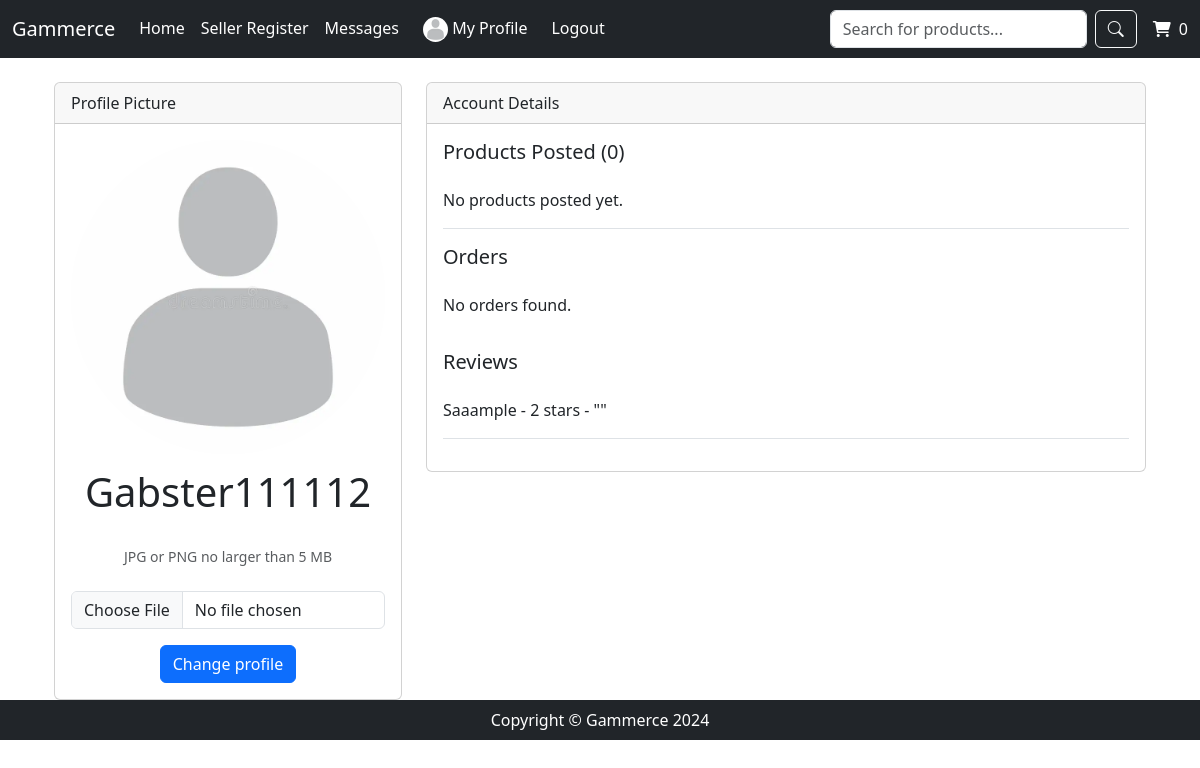
The app's page /profile/ (signed in), older data.
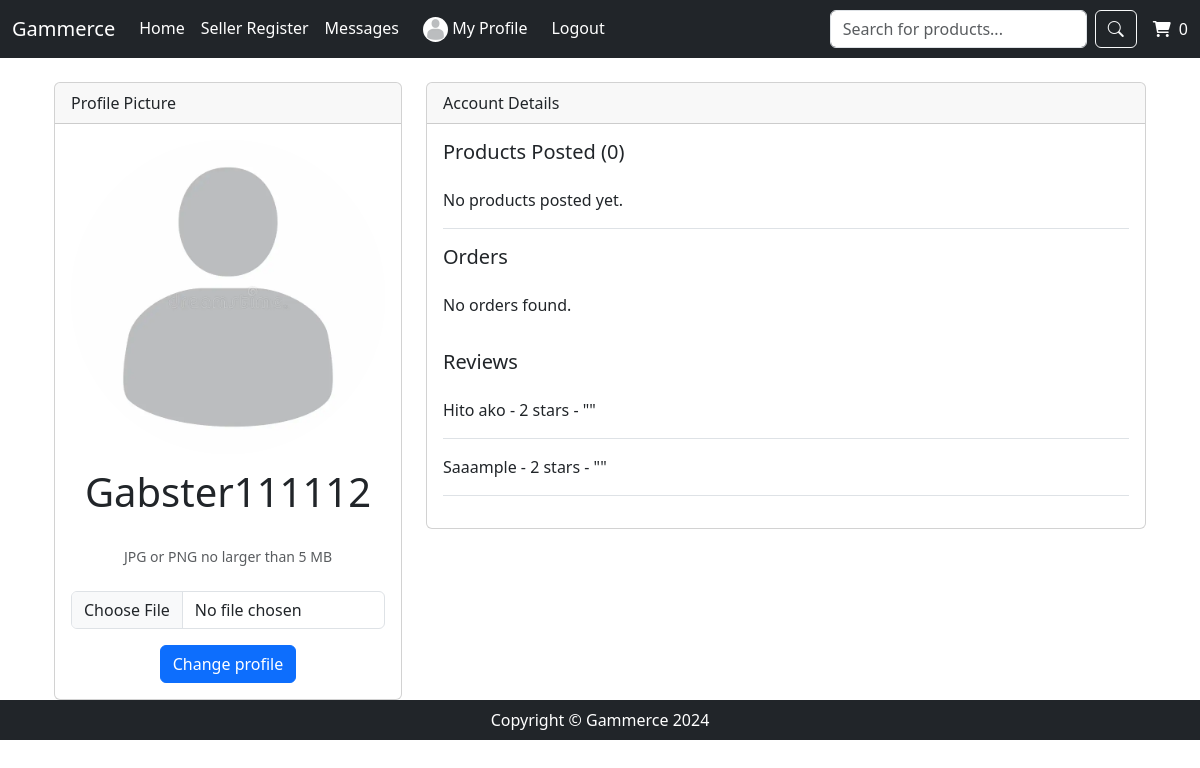
The same page, newer data.
### core/models.py (models this page shows, shortened)
class User(AbstractBaseUser):
    email = models.EmailField(unique=True)
    username = models.CharField(max_length=100, unique=True)
    date_joined = models.DateTimeField(auto_now_add=True)
    active = models.BooleanField(default=True)
    staff = models.BooleanField(default=False)
    admin = models.BooleanField(default=False)
    seller = models.BooleanField(default=False)
    USERNAME_FIELD = 'email'
    REQUIRED_FIELDS = ['username']
    objects = UserManager()
    @property
    def is_active(self):
        return self.active
    @property
    def is_seller(self):
        return self.seller

class Profile(models.Model):
    user = models.OneToOneField(User, on_delete=models.CASCADE)
    products = models.ManyToManyField('products.Products', related_name='products', null=True, blank=True)
    orders = models.ManyToManyField('products.Order', related_name='orders', null=True, blank=True)
    reviews = models.ManyToManyField('products.Review', related_name='reviews', null=True, blank=True)
    profile_picture = models.ImageField(upload_to='profile_pictures/', null=True, blank=True, default='image/default.webp')

### products/models.py (models this page shows, shortened)
class Review(models.Model):
    product = models.ForeignKey(Products, on_delete=models.CASCADE)
    user = models.ForeignKey(User, on_delete=models.CASCADE)
    seller = models.ForeignKey(User, on_delete=models.CASCADE, related_name='seller_review')
    review = models.TextField()
    rating = models.IntegerField()

class Products(models.Model):
    name = models.CharField(max_length=100)
    price = models.IntegerField()
    category = models.ForeignKey(Category, on_delete=models.CASCADE)
    description = models.TextField()
    stock = models.IntegerField()
    image = models.ImageField(upload_to='products/images/')
    seller=models.ForeignKey(User,on_delete=models.CASCADE)

### core/views.py (the view)
# urls.py: path('profile/', profile_view, name='profile'),
@login_required
def profile_view(request):
    profile = get_object_or_404(Profile, user=request.user)
    user_products = Products.objects.filter(seller=request.user)
    user_orders = Order.objects.filter(user=request.user)
    user_reviews = Review.objects.filter(user=request.user)
    context = {
        'profile': profile,
        'products': user_products,  # Updated to include only products posted by the user
        'orders': user_orders,
        'reviews': user_reviews,
        'profile_picture': profile.profile_picture,
    }
    return render(request, 'profile/profile_view.html', context)

### templates/profile/profile_view.html (shortened to what this page needs)
{% extends 'base.html' %} {% load static %}
{% block content %}
<body>
    <div class="container-xl px-4 mt-4">
        <div class="row">
            <div class="col-xl-4">
                <div class="card mb-4 mb-xl-0">
                    <div class="card-header">Profile Picture</div>
                    <div class="card-body text-center">
                        <img class="img-account-profile rounded-circle mb-2 profile-avatar" src="{{ profile.profile_picture.url }}" alt="Profile Picture">
                        <div style="font-size: 2.5rem;" class="font-italic  mb-4">{{request.user.username}}</div>
                        <div class="small font-italic text-muted mb-4">JPG or PNG no larger than 5 MB</div>
                        <form action="{%url 'EditProfile'%}" method="post" enctype="multipart/form-data">
                            <input type="file" name="profile_picture" class="form-control">
                            <button type="submit" class="btn btn-primary mt-3">Change profile</button>
                        </form>
                    </div>
                </div>
            </div>
            <div class="col-xl-8">
                <div class="card mb-4">
                    <div class="card-header">Account Details</div>
                    <div class="card-body">
                        <h5 class="card-title">Products Posted ({{ products.count }})</h5>
                        <ul class="list-unstyled mb-3">
                            {% for product in products %}
                            <li class="d-flex align-items-center border-bottom py-3">
                                <img class="mr-3" src="{{ product.image.url }}" alt="{{ product.name }}" style="width: 50px; height: auto;">
                                <div class="flex-grow-1">
                                    <span>{{ product.name }}</span>
                                    <div class="text-muted">{{ product.price }} USD - Posted on {{ product.created_at }}</div>
                                </div>
                                <a href="{% url 'viewProduct' product.id %}" class="btn btn-sm btn-primary ml-auto">View Product</a>
                            </li>
                            {% empty %}
                            <li class="border-bottom py-3">No products posted yet.</li>
                            {% endfor %}
                        </ul>
                        <h5 class="card-title">Orders</h5>
                        <ul class="list-unstyled mb-3">
                            {% for order in orders %}
                            <li class="border-bottom py-3">Order #{{ order.id }} - {{ order.total_price }} USD </li>
                            {% empty %}
                            <li class="border-bottom py-3 border-white">No orders found.</li>
                            {% endfor %}
                        </ul>
                        <h5 class="card-title">Reviews</h5>
                        <ul class="list-unstyled">
                            {% for review in reviews %}
                            <li class="border-bottom py-3">{{ review.product.name }} - {{ review.rating }} stars - "{{ review.comment }}"</li>
                            {% empty %}
                            <li class="border-bottom py-3">No reviews made.</li>
                            {% endfor %}
                        </ul>
                    </div>
                </div>
            </div>
        </div>
    </div>
</body>
{% endblock %}

### templates/base.html (shortened to what this page needs)
{% load static %}
<!DOCTYPE html>
<html lang="en">
<head>
    <link rel="stylesheet" href="https://cdn.jsdelivr.net/npm/bootstrap@5.3.3/dist/css/bootstrap.min.css">
    <link rel="stylesheet" href="https://code.jquery.com/mobile/1.4.5/jquery.mobile-1.4.5.min.css">
    <link rel="stylesheet" href="https://cdn.jsdelivr.net/npm/bootstrap-icons@1.5.0/font/bootstrap-icons.css">
    <link rel="stylesheet" href="https://cdn.jsdelivr.net/npm/bootstrap-icons@1.5.0/font/bootstrap-icons.css">
    <link rel="stylesheet" href="https://cdnjs.cloudflare.com/ajax/libs/font-awesome/6.0.0-beta3/css/all.min.css">
    <link rel="stylesheet" href="{% static 'css/style.css' %}"> {%block head%} {%endblock head%}
</head>
<body>
    <header>
        {% include 'header.html' %}
    </header>
    {% block content %} {% endblock %}
    <footer>
        {% include 'footer.html' %}
    </footer>
</body>
</html>

### templates/header.html (shortened to what this page needs)
{% load static %}
<head>
    <link href="https://cdn.jsdelivr.net/npm/bootstrap@5.3.3/dist/css/bootstrap.min.css" rel="stylesheet">
</head>
<nav class="navbar navbar-expand-sm bg-dark">
    <div class="container-fluid">
        <a class="navbar-brand text-white" href="{% url 'index' %}">Gammerce</a>
        <div class="collapse navbar-collapse" id="navbarMenu">
            <ul class="navbar-nav me-auto mb-2 mb-lg-0">
                <li class="nav-item">
                    <a class="nav-link text-white" href="{% url 'index' %}">Home</a>
                </li>
                {% if not request.user.seller%}
                <li class="nav-item">
                    <a class="nav-link text-white" href="{% url 'seller_register' %}">Seller Register</a>
                </li>
                {% endif %}
                <li class="nav-item">
                    <a class="nav-link text-white" href="{% url 'chats' %}">Messages</a>
                </li>
                <li class="nav-item d-flex flex-container">
                    <a class="nav-link text-white ms-2" href="{% url 'profile' %}">
                        <img src="{{ request.user.profile.profile_picture.url }}" alt="Your Profile Picture" class="profile-pic rounded-circle" style="width: 25px; height: 25px; border-radius: 50%;"> My Profile
                    </a>
                </li>
                <li class="nav-item d-flex flex-container">
                    <a class="nav-link text-white ms-2" href="{% url 'logout' %}">Logout</a>
                </li>
            </ul>
            <form method="GET" action="{% url 'index' %}" class="d-flex">
                <input class="form-control me-2" type="search" name="search" placeholder="Search for products..." value="{{ search_query|default_if_none:'' }}">
                <button class="btn btn-outline-light" type="submit">
                    <i class="bi bi-search"></i>
                </button>
            </form>
            <div class="cart d-flex align-items-center ms-3">
                <a href="{% url 'cart' %}" style="text-decoration: none;">
                    <i class="fa fa-shopping-cart cart-icon text-white"></i>
                    <span class="cart-count ms-1 text-white">{{ request.session.cart | length }}</span>
                </a>
            </div>
        </div>
    </div>
</nav>

### templates/footer.html
<footer class="py-2 bg-dark ">
    <div class="container">
        <p class="m-0 text-center text-white">Copyright &copy; Gammerce 2024</p>
    </div>
</footer>

### static_my_project/css/style.css (style rules this page uses)
body { margin: 0; overflow-x: hidden; }
.container { max-width: 100vw; margin: 0 auto; }
img { max-width: 100%; height: auto; }

Row changes from the older to the newer data that the page shows:
added Review: product.name "Hito ako", rating "2"
